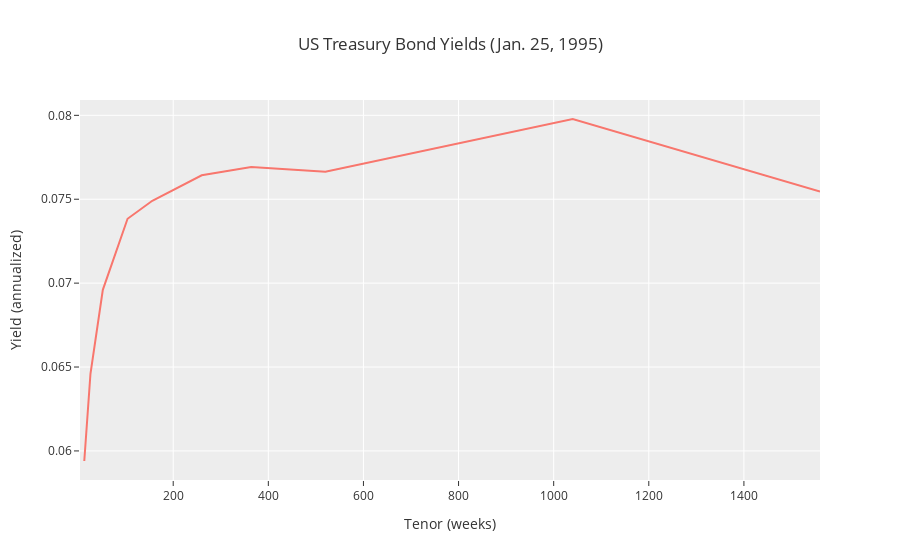

This figure's notebook cell:
### Code cell
fig = px.line(
    df.loc['zcb', '1995-01-25', slice(None)],
    template=plotly_template,
    labels={
        'value': 'Yield (annualized)',
        'tenor': 'Tenor (weeks)',
    },
    title="US Treasury Bond Yields (Jan. 25, 1995)",
)
fig.update_layout(showlegend=False)
fig

### Figure 1 — Plotly figure (JSON) as saved in the notebook; plotly's stock layout.template omitted (floating-point values rounded to 4 significant figures)
{"data": [{"hovertemplate": "variable=0<br>Tenor (weeks)=%{x}<br>Yield (annualized)=%{y}<extra></extra>", "legendgroup": "0", "line": {"color": "#F8766D", "dash": "solid"}, "marker": {"symbol": "circle"}, "mode": "lines", "name": "0", "orientation": "v", "showlegend": true, "type": "scatter", "x": [4, 13, 26, 52, 104, 156, 260, 364, 520, 1040, 1560], "xaxis": "x", "y": [null, 0.0594, 0.0646, 0.0696, 0.07384, 0.07491, 0.07642, 0.07692, 0.07664, 0.07978, 0.07546], "yaxis": "y"}], "layout": {"autosize": true, "legend": {"title": {"text": "variable"}, "tracegroupgap": 0}, "showlegend": false, "title": {"text": "US Treasury Bond Yields (Jan. 25, 1995)"}, "xaxis": {"anchor": "y", "autorange": true, "domain": [0, 1], "range": [4, 1560], "title": {"text": "Tenor (weeks)"}, "type": "linear"}, "yaxis": {"anchor": "x", "autorange": true, "domain": [0, 1], "range": [0.05827, 0.08091], "title": {"text": "Yield (annualized)"}, "type": "linear"}}}
